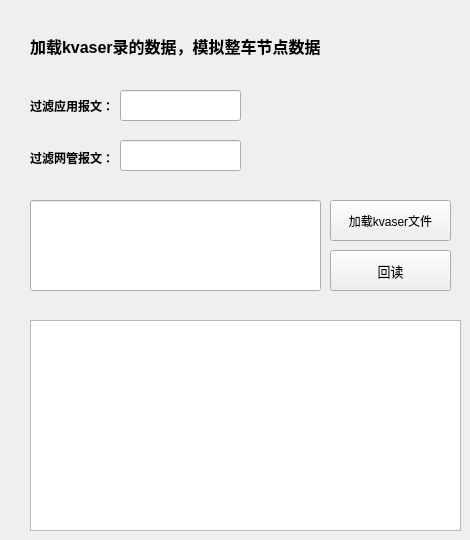
    <widget class="QWidget" name="page_car_scene">
     <widget class="QPushButton" name="pushButton_load_kvaser_file">
      <property name="geometry">
       <rect>
        <x>330</x>
        <y>200</y>
        <width>121</width>
        <height>41</height>
       </rect>
      </property>
      <property name="text">
       <string>加载kvaser文件</string>
      </property>
     </widget>
     <widget class="QLineEdit" name="lineEdit_load_kvaser_file">
      <property name="geometry">
       <rect>
        <x>30</x>
        <y>200</y>
        <width>291</width>
        <height>91</height>
       </rect>
      </property>
     </widget>
     <widget class="QLabel" name="label_9">
      <property name="geometry">
       <rect>
        <x>30</x>
        <y>20</y>
        <width>351</width>
        <height>51</height>
       </rect>
      </property>
      <property name="font">
       <font>
        <pointsize>12</pointsize>
        <weight>75</weight>
        <bold>true</bold>
       </font>
      </property>
      <property name="text">
       <string>加载kvaser录的数据，模拟整车节点数据</string>
      </property>
     </widget>
     <widget class="QTextEdit" name="textEdit_car_scene">
      <property name="geometry">
       <rect>
        <x>30</x>
        <y>320</y>
        <width>431</width>
        <height>211</height>
       </rect>
      </property>
     </widget>
     <widget class="QLabel" name="label_10">
      <property name="geometry">
       <rect>
        <x>30</x>
        <y>90</y>
        <width>101</width>
        <height>31</height>
       </rect>
      </property>
      <property name="font">
       <font>
        <family>Arial</family>
        <weight>75</weight>
        <bold>true</bold>
       </font>
      </property>
      <property name="text">
       <string>过滤应用报文：</string>
      </property>
     </widget>
     <widget class="QLabel" name="label_11">
      <property name="geometry">
       <rect>
        <x>30</x>
        <y>150</y>
        <width>91</width>
        <height>16</height>
       </rect>
      </property>
      <property name="font">
       <font>
        <family>Arial</family>
        <weight>75</weight>
        <bold>true</bold>
       </font>
      </property>
      <property name="text">
       <string>过滤网管报文：</string>
      </property>
     </widget>
     <widget class="QLineEdit" name="lineEdit_filter_app_node">
      <property name="geometry">
       <rect>
        <x>120</x>
        <y>90</y>
        <width>121</width>
        <height>31</height>
       </rect>
      </property>
     </widget>
     <widget class="QLineEdit" name="lineEdit_filter_nm_node">
      <property name="geometry">
       <rect>
        <x>120</x>
        <y>140</y>
        <width>121</width>
        <height>31</height>
       </rect>
      </property>
     </widget>
     <widget class="QPushButton" name="pushButton_read_file">
      <property name="geometry">
       <rect>
        <x>330</x>
        <y>250</y>
        <width>121</width>
        <height>41</height>
       </rect>
      </property>
      <property name="font">
       <font>
        <family>Arial</family>
        <pointsize>10</pointsize>
        <weight>50</weight>
        <bold>false</bold>
       </font>
      </property>
      <property name="text">
       <string>回读</string>
      </property>
     </widget>
    </widget>
